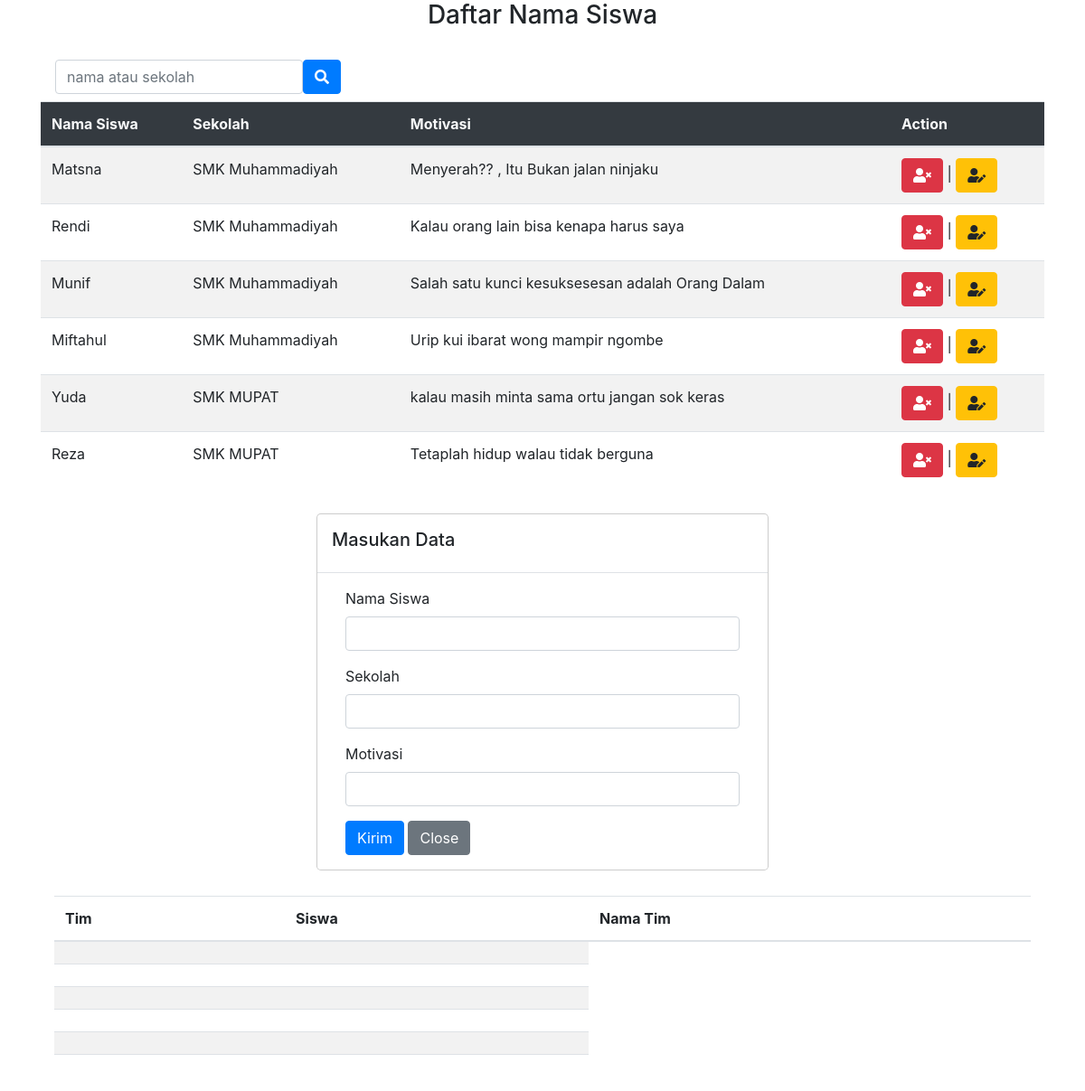
The page / on the database its author committed.
### tables this page shows
CREATE TABLE `siswa` (
  `id_siswa` int(11) NOT NULL,
  `nama_siswa` varchar(50) DEFAULT NULL,
  `sekolah` varchar(50) DEFAULT NULL,
  `motivasi` varchar(50) DEFAULT NULL
);

### connection.php (called while the page is built)
<?php
try {
    $db = new PDO("mysql:host=localhost;dbname=tes_7","root","",[PDO::ATTR_ERRMODE,PDO::ERRMODE_EXCEPTION]);
} catch (Exception $e) {
    echo $e->getMessage();
}
$siswa=$db->query("select * from siswa");
$data_siswa=$siswa->fetchAll();

### index.php (the view, shortened to what this page needs)
<?php
include 'connection.php';
$siswa=$db->query("select * from siswa");
$data_siswa=$siswa->fetchAll();
?>
<!doctype html>
<html lang="en">
  <head>
    <link rel="stylesheet" href="https://stackpath.bootstrapcdn.com/bootstrap/4.5.2/css/bootstrap.min.css">
    <link rel="stylesheet" href="https://use.fontawesome.com/releases/v5.15.1/css/solid.css">
    <link rel="stylesheet" href="https://use.fontawesome.com/releases/v5.15.1/css/brands.css">
    <link rel="stylesheet" href="https://use.fontawesome.com/releases/v5.15.1/css/fontawesome.css">
</head>
  <body>
    <h3 class="text-center">Daftar Nama Siswa</h3>
  <div class="container">
        <div class="row">
            <div class="col">
            <form class="form-inline mt-4" action="index.php" method="POST">
                <div class="form-group mx-sm-3 mb-2">
                    <input type="text" class="form-control" name="search" placeholder="nama atau sekolah">
                    <button type="submit" class="btn btn-primary" value="Cari">
                    <i class="fas fa-search"></i>
                    </button>
                </div>
            </form>
            </div>
        </div>
    </div>
    <div class="container">
        <div class="row">
            <div class="col-12">
      <table class="table table-striped">
      <thead class="text-light bg-dark">
          <tr>
              <th scope="col" >Nama Siswa</th>
              <th scope="col">Sekolah</th>
              <th scope="col">Motivasi</th>
              <th scope="col">Action</th>
          </tr>
      </thead>
      <tbody>
          <?php foreach ($data_siswa as $key):?>
              <tr>
                  <td><?php echo $key['nama_siswa'];?></td>
                  <td><?php echo $key['sekolah'];?></td>
                  <td><?php echo $key['motivasi'];?></td>
                  <td><a class="btn btn-danger" data-toggle="modal" data-target="#siswa" href="delete.php?id_siswa=<?php echo $key['id_siswa']; ?>"><i class="fas fa-user-times"></i></a> | <a class="btn btn-warning" href="edit.php?id_siswa=<?php echo $key['id_siswa']; ?>"><i class="fas fa-user-edit"></i></a></td>
              </tr>
  <?php endforeach; ?>
      </tbody>
  </table>
  <div class="modal-dialog">
    <div class="modal-content">
      <div class="modal-header">
        <h5 type="modal-title" id="exampleModalLabel">Masukan Data</h5>
      </div>
      <div class="modal-body">
      <div class="container">
      <div class="row">
          <div class="col">
          <form action="input.php" method="POST">
                  <div class="form-group">
                      <label for="exampleInputEmail1">Nama Siswa</label>
                      <input type="text" name="nama_siswa" class="form-control">
                  </div>
                  <div class="form-group">
                      <label for="exampleInputEmail1">Sekolah</label>
                      <input type="text" name="sekolah" class="form-control">
                  </div>
                  <div class="form-group">
                      <label for="exampleInputEmail1">Motivasi</label>
                      <input type="text" name="motivasi" class="form-control">
                  </div>
                  <button type="submit" class="btn btn-primary" data-dismiss="modal">Kirim</button>
                  <button type="button" class="btn btn-secondary" data-dismiss="modal">Close</button>
              </form>
          </div>
      </div>
  </div>
      </div>
      </div>
    </div>
  </div>
</div>
<div class="container">
        <div class="row">
            <div class="col-12">
      <table class="table table-striped">
      <thead>
          <tr>
              <th scope="col">Tim</th>
              <th scope="col">Siswa</th>
              <th scope="col">Nama Tim</th>
          </tr>
      </thead>
      <tbody>
          <?php foreach ($data_siswa as $key):?>
              <tr>
                  <td><?php echo $key['id_Tim'];?></td>
                  <td><?php echo $key['nama_Tim'];?></td>
              </tr>
  <?php endforeach; ?>
      </tbody>
  </table>
  </body>
</html>

### rows shown on the page
siswa: nama_siswa "Matsna", sekolah "SMK Muhammadiyah", motivasi "Menyerah?? , Itu Bukan jalan ninjaku"
siswa: nama_siswa "Rendi", sekolah "SMK Muhammadiyah", motivasi "Kalau orang lain bisa kenapa harus saya"
siswa: nama_siswa "Munif", sekolah "SMK Muhammadiyah", motivasi "Salah satu kunci kesuksesesan adalah Orang Dalam"
siswa: nama_siswa "Miftahul", sekolah "SMK Muhammadiyah", motivasi "Urip kui ibarat wong mampir ngombe"
siswa: nama_siswa "Yuda", sekolah "SMK MUPAT", motivasi "kalau masih minta sama ortu jangan sok keras"
siswa: nama_siswa "Reza", sekolah "SMK MUPAT", motivasi "Tetaplah hidup walau tidak berguna"
